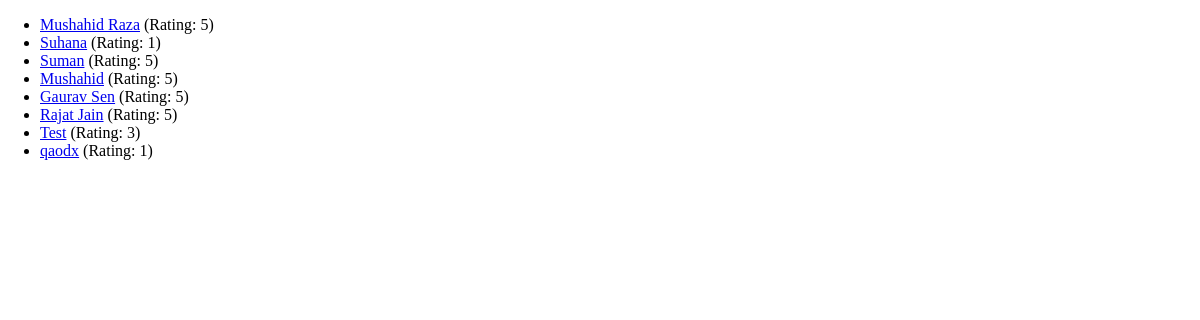
/reviews/review-list, run on the app's committed database.
### reviews/models.py (models this page shows)
class Review(models.Model):
    username = models.CharField(max_length=100)
    review_text = models.TextField()
    rating = models.IntegerField(default=1)
    owner_comment = models.TextField(null=True)

### reviews/views.py (the view)
# urls.py: path('review-list', views.ReviewListView.as_view()),
class ReviewListView(ListView):
    template_name = "reviews/review_list.html"
    model = Review
    context_object_name = "reviews"
    def get_queryset(self):
        base_query = super().get_queryset()
        data = base_query.filter(rating__gte=1)
        return data

### reviews/templates/reviews/review_list.html (shortened to what this page needs)
{% extends "reviews/base.html" %}
{% block content %}
  <ul>
    {% for review in reviews %}
    <li> <a href="url 'review-detail' {{review.id}}">{{review.username}}</a> (Rating: {{review.rating}})</li>
    {% endfor %}
  </ul>
{% endblock %}

### reviews/static/reviews/styles.css (style rules this page uses)
body { font-family: sans-sarif; margin: 0; }

### data on the page
Review: username "Mushahid Raza", rating "5"
Review: username "Suhana", rating "1"
Review: username "Suman", rating "5"
Review: username "Mushahid", rating "5"
Review: username "Gaurav Sen", rating "5"
Review: username "Rajat Jain", rating "5"
Review: username "Test", rating "3"
Review: username "qaodx", rating "1"
